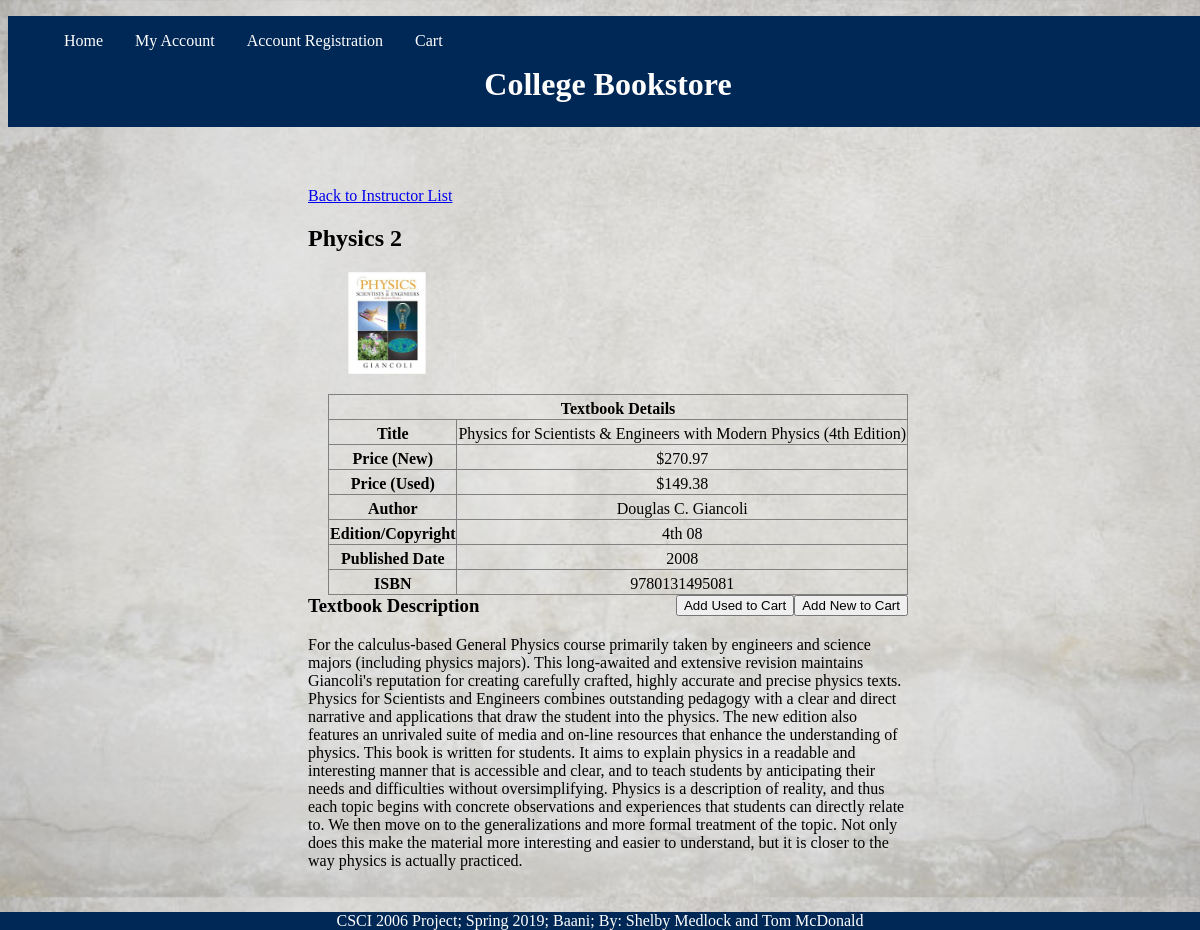
The app's page /bookPage.php?id=202 with its own data.
### tables this page shows
CREATE TABLE `subjects` (
  `title` varchar(255) DEFAULT NULL,
  `category` varchar(255) DEFAULT NULL,
  `subjectId` int(11) NOT NULL,
  `instructorId` int(11) NOT NULL
);

CREATE TABLE `schoolbooks` (
  `title` varchar(255) DEFAULT NULL,
  `author` varchar(255) DEFAULT NULL,
  `category` varchar(255) DEFAULT NULL,
  `subjectId` int(11) NOT NULL,
  `isbn` varchar(255) NOT NULL,
  `edition` varchar(255) DEFAULT NULL,
  `pubDate` varchar(255) DEFAULT NULL,
  `description` text,
  `newprice` double(100,2) DEFAULT NULL,
  `usedprice` double(100,2) DEFAULT NULL,
  `bookCover` varchar(255) DEFAULT NULL
);

### includes/bookPageSchool.inc.php (called while the page is built)
<?php
$subjectId = $_GET['id'];
$books = new SchoolBookDB($pdo);
$book = $books->findById($subjectId);
$subjects = new SubjectDB($pdo);
$subject = $subjects->findById($subjectId);
$subjectTitle = $subject['title'];
$title = $book['title'];
$newPrice = $book['newprice'];
$usedPrice = $book['usedprice'];
$img = $book['bookCover'];
$author = $book['author'];
$edition = $book['edition'];
$pubDate = $book['pubDate'];
$isbn = $book['isbn'];
$text = $book['description'];
?>

### includes/config.inc.php (called while the page is built, shortened)
<?php
spl_autoload_register(function ($class) {
    $file = 'lib/' . $class . '.class.php';
});
?>

### lib/SubjectDB.class.php (called while the page is built, shortened)
<?php
  class SubjectDB{
    private $pdo = null;
    private static $baseSQL = "SELECT * FROM Subjects";
    public function __construct($connection) {
        $this->pdo = $connection;
    }
    public function findById($id){
      $sql = self::$baseSQL.' WHERE subjectId=?';
      $statement = DatabaseHelper::runQuery($this->pdo, $sql, Array($id));
      return $statement->fetch();
    }
  }
?>

### lib/DatabaseHelper.class.php (called while the page is built, shortened)
<?php
class DatabaseHelper {
    public static function runQuery($pdo, $sql, $parameters=array())     {
        $statement = null;
        if (count($parameters) > 0) {
            $statement = $pdo->prepare($sql);
            $executedOk = $statement->execute($parameters);
        } else {
            $statement = $pdo->query($sql);
            if (!$statement) {
                throw new PDOException;
            }
        }
        return $statement;
    }
}
?>

### lib/SchoolBookDB.class.php (called while the page is built, shortened)
<?php
  class SchoolBookDB{
    private $pdo = null;
    private static $baseSQL = "SELECT * FROM SchoolBooks";
    public function __construct($connection) {
        $this->pdo = $connection;
    }
    public function findById($id){
      $sql = self::$baseSQL.' WHERE subjectId=?';
      $statement = DatabaseHelper::runQuery($this->pdo, $sql, Array($id));
      return $statement->fetch();
    }
  }
?>

### bookPage.php (the view, shortened to what this page needs)
<?php
	include "includes/config.inc.php";
	$subjectId = null;
	$postId = null;
	$inCart = false;
	if(isset($_GET['id'])){
		include "includes/bookPageSchool.inc.php";
	}
	include "includes/addToCart.inc.php";
?>
<!DOCTYPE html>
<html lang="en">
	<head>
		<link href="css/mainStyles.css" rel="stylesheet"/>
	</head>
	<body>
		<?php include "includes/header.inc.php";?>
		<article class="book">
			<?php
				if ($subjectId != null) {
					echo "<a href=\"instructorList.php\">Back to Instructor List</a>";
				}
			?>
			<h2><?php if ($subjectId != null) {
				echo $subjectTitle;
			}
			?></h2>
			<figure class="bookImg">
				<img src="images/<?php echo $img; ?>" alt="<?php echo $title; ?>" height="15%" width="15%">
			</figure>
			<form method="post" action="<?php
																		if ($subjectId != null) {
																			echo $_SERVER["PHP_SELF"]."?id=".$subjectId;
																		}
																		if ($postId != null) {
																			echo $_SERVER["PHP_SELF"]."?postId=".$postId;
																		}
																	?>">
			<table class="bookpagetable">
				<thead>
					<tr>
						<th colspan="2">Textbook Details</th>
					</tr>
				</thead>
				<tbody>
					<tr>
						<td><strong>Title</strong></td>
						<td id="bTitle" name="title"><?php echo $title; ?></td>
					</tr>
					<?php
						if($subjectId != null){
							echo "<tr>
								<td><strong>Price (New)</strong></td>
								<td id=\"bNewPrice\">$".$newPrice."</td>
							</tr>
							<tr>
								<td><strong>Price (Used)</strong></td>
								<td id=\"bUsedPrice\">$".$usedPrice."</td>
							</tr>";
						}
					?>
					<tr>
						<td><strong>Author</strong></td>
						<td><?php echo $author; ?></td>
					</tr>
					<?php
						if ($subjectId != null) {
							echo "<tr>
								<td><strong>Edition/Copyright</strong></td>
								<td>".$edition."</td>
							</tr>
							<tr>
								<td><strong>Published Date</strong></td>
								<td>".$pubDate."</td>
							</tr>";
						}
					?>
					<tr>
						<td><strong>ISBN</strong></td>
						<td name="isbn"><?php echo $isbn; ?></td>
					</tr>
				</tbody>
			</table>
			<?php
				if (isset($_COOKIE[$subjectId]) || $inCart) {
					echo "<p>In Cart</p>";
				}else {
					if ($subjectId != null) {
						echo "<input type=\"submit\" id=\"newButton\" name=\"newButton\" value=\"Add New to Cart\">
						<input type=\"submit\" id=\"usedButton\" name=\"usedButton\" value=\"Add Used to Cart\">";
					}
				}
			?>
			</form>
			<?php
				if($subjectId != null){
					echo "<section>
						<h3>Textbook Description</h3>
						<p>".$text."</P>
					</section>";
				}
			?>
		</article>
		<?php include "includes/footer.inc.php";?>
	</body>
</html>

### css/mainStyles.css (style rules this page uses)
body { background-image: url("../images/background.png"); background-size: 100%; width: 100%; }
.bookpagetable,.bookpagetable th,.bookpagetable tr,.bookpagetable td, #cartTable, #cartTable th, #cartTable td, #checkoutTable, #checkoutTable th, #checkoutTable td, #detailsTable, #detailsTable th, #detailsTable td { border: 1px solid grey; border-collapse: collapse; text-align: center; }
.book { margin: 5% 25%; }
.bookpagetable { float: right; }
#newButton, #usedButton, #addCartButton { float: right; }
th, td { padding-top: 5px; }

### records on screen
subjects: title "Physics 2"
schoolbooks: bookCover (picture), title "Physics for Scientists & Engineers with Modern Physics (4th Edition)", newprice "270.97", usedprice "149.38", author "Douglas C. Giancoli", edition "4th 08", pubDate "2008", isbn "9780131495081", description "For the calculus-based General Physics course primarily taken by engineers and science majors (including physics majors). This long-awaited and extensive revision maintains Giancoli's reputation for creating carefully crafted, highly accurate and precise physics texts. Physics for Scientists and Engineers combines outstanding pedagogy with a clear and direct narrative and applications that draw the student into the physics. The new edition also features an unrivaled suite of media and on-line resources that enhance the understanding of physics. This book is written for students. It aims to explain physics in a readable and interesting manner that is accessible and clear, and to teach…"
